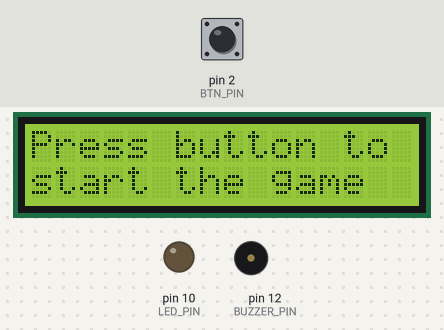
This sketch was run on a simulated Arduino Uno, built with avr-gcc and run on an emulated ATmega328P. Parts: 16×2 character LCD, output pins drawn as LEDs (lit = HIGH), buzzer (waves = sounding). Inputs (shaded band) come from the test bench; at power-on: pin 2 (BTN_PIN) HIGH. Random numbers use the default seed unless the sketch sets one; what the sketch prints to the serial monitor is not drawn.

Above: at 3.8 s.
3.9 s: pin 2 (BTN_PIN) pulled LOW for 0.15 s
At 4.8 s:
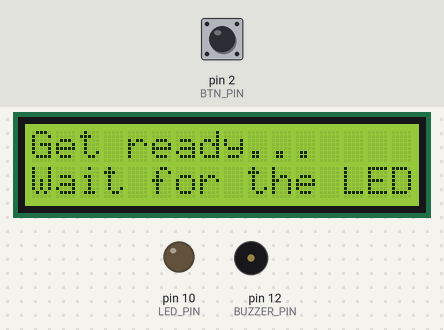
7.0 s: pin 2 (BTN_PIN) pulled LOW for 1 s
At 8.4 s:
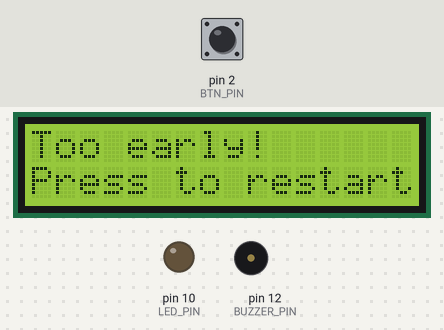
9.5 s: pin 2 (BTN_PIN) pulled LOW for 3.2 s
At 10.0 s:
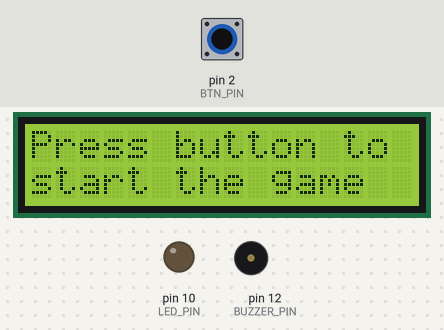
14.2 s: pin 2 (BTN_PIN) pulled LOW for 0.15 s
At 20.1 s:
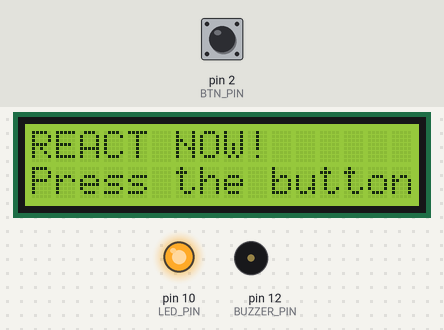
20.3 s: pin 2 (BTN_PIN) pulled LOW for 0.15 s
At 21.1 s:
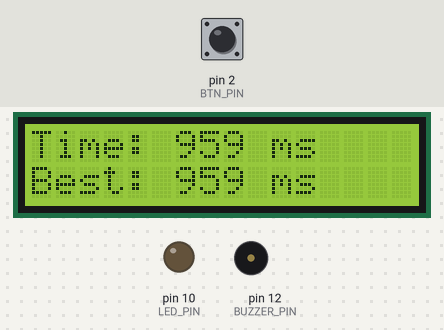
Timing chart, 0 to 22.9 s (numbered marks = the images above; inputs shaded):
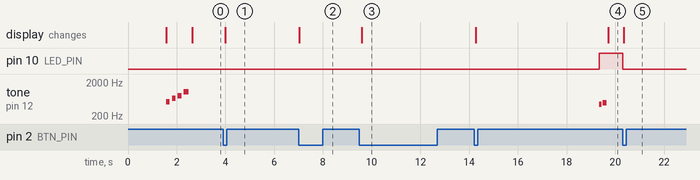

Measured:
- after the input at 3.9 s, the display: changes after 0.10 s (image 1)
- after the input at 9.5 s, the display: changes after 0.09 s (image 3)
- after the input at 14.2 s, pin 10 (LED_PIN): LOW → HIGH after 5.1 s; tone on pin 12 (BUZZER_PIN): silent → 440 Hz after 5.1 s, → silent 0.10 s later, → 494 Hz 0.05 s later, → silent 0.15 s later; the display: first changes after 0.08 s (image 4 shows a later state)
- after the input at 20.3 s, pin 10 (LED_PIN): HIGH → LOW at once; the display: changes at once (image 5)

The sketch:

reaction_time_project_code.ino
```cpp
//view simulation at: https://www.tinkercad.com/things/iZnFs5UJflk-reaction-time-project/editel?returnTo=%2Fthings%2FiZnFs5UJflk-reaction-tome-project
// Pin Connections:
// LCD (16x2) -> RS: 7, E: 6, D4: 5, D5: 4, D6: 3, D7: 2 (connected to Arduino)(Changed D7 to pin 13)
// LED -> Connected to pin 10
// Pushbutton -> Connected to pin 13 (active LOW with internal pull-up) Changed to pin 2 (supports interrupts)
// VCC & GND of LCD -> Connected to 5V & GND respectively
// LED Anode -> Connected to pin 10 via a current-limiting resistor
// LED Cathode -> Connected to GND
//BUZZER -> Connected to D12

#include <LiquidCrystal.h>

// Pin definitions
#define RS 7
#define EN 6
#define D4 5
#define D5 4
#define D6 3
#define D7 13
#define BTN_PIN 2
#define LED_PIN 10
#define BUZZER_PIN 12

// Timing constants
#define DISP_REFRESH_INTERVAL 150  // Refresh interval for LCD status (in ms)
#define DEBOUNCE_TIME 50           // Reduced debounce time for faster response (in ms)
#define TIMEOUT_DURATION 5000      // Timeout duration if player doesn't react (in ms)
#define MIN_WAIT_TIME 2000         // Minimum wait time before LED turns on (in ms)
#define MAX_WAIT_TIME 6000         // Maximum wait time before LED turns on (in ms)

// Sound constants
#define NOTE_C5  523   // C5 note
#define NOTE_E5  659   // E5 note
#define NOTE_G5  784   // G5 note
#define NOTE_C6  1047  // C6 note
#define NOTE_A4  440   // A4 note
#define NOTE_B4  494   // B4 note
#define NOTE_F5  698   // F5 note

// Increased durations for better sound playback
#define TONE_DURATION_VERY_SHORT 100  // Very short beep (increased from 40ms)
#define TONE_DURATION_SHORT 150       // Short beep duration (increased from 80ms)
#define TONE_DURATION_MEDIUM 200      // Medium beep duration (increased from 150ms)

// Game state variables
volatile int mode = 0;             // 0 = idle, 1 = waiting for LED, 2 = LED on, 3 = game ended, 4 = timeout
volatile long gameStartTime = -1;  // Time when the game starts
volatile long randomWaitTime = -1; // Random wait time before turning on LED
volatile long buttonPressTime = -1;// Time when the button is pressed
volatile long lastInterrupt = -1;  // Last interrupt time for debouncing
volatile bool rushed = false;      // Flag for early button press

long highscore = 5000;             // Initial highscore (in milliseconds)
long reactionTime = -1;            // Reaction time of the current round
long lastDisplayRefresh = 0;       // Tracks the last display refresh time
int gamesPlayed = 0;               // Count of games played
long totalReactionTime = 0;        // Sum of all reaction times for average calculation

// Initialize the LCD
LiquidCrystal lcd(RS, EN, D4, D5, D6, D7);

void setup() {
  // Configure pins
  pinMode(BTN_PIN, INPUT_PULLUP);  // Enable internal pull-up resistor for the button
  pinMode(LED_PIN, OUTPUT);        // Set LED pin as output
  pinMode(BUZZER_PIN, OUTPUT);     // Set buzzer pin as output

  // Initialize the LCD
  lcd.begin(16, 2);
  showWelcomeScreen();

  // Play a pleasant startup melody
  playStartupMelody();

  // Attach interrupt for button press (active LOW)
  attachInterrupt(digitalPinToInterrupt(BTN_PIN), buttonPressed, FALLING);

  // Initialize random seed with analog noise
  randomSeed(analogRead(A0));

  // Initialize variables
  lastInterrupt = millis();
  Serial.begin(9600);              // Enable serial debugging
}

void playNote(int note, int duration) {
  tone(BUZZER_PIN, note, duration);
  delay(duration + 20);  // Added extra delay to ensure tone completes
  noTone(BUZZER_PIN);    // Explicitly stop tone
}

void playStartupMelody() {
  playNote(NOTE_C5, TONE_DURATION_SHORT);
  delay(70);  // Increased delay between notes
  playNote(NOTE_E5, TONE_DURATION_SHORT);
  delay(70);  // Increased delay between notes
  playNote(NOTE_G5, TONE_DURATION_SHORT);
  delay(70);  // Increased delay between notes
  playNote(NOTE_C6, TONE_DURATION_MEDIUM);
  delay(120); // Increased final delay
}

void playSuccessMelody() {
  playNote(NOTE_C5, TONE_DURATION_VERY_SHORT);
  delay(40);  // Increased delay between notes
  playNote(NOTE_E5, TONE_DURATION_VERY_SHORT);
  delay(40);  // Increased delay between notes
  playNote(NOTE_G5, TONE_DURATION_SHORT);
  delay(100); // Added delay after final note
}

void playNewHighScoreMelody() {
  playNote(NOTE_C5, TONE_DURATION_SHORT);
  delay(40);  // Increased delay between notes
  playNote(NOTE_E5, TONE_DURATION_SHORT);
  delay(40);  // Increased delay between notes
  playNote(NOTE_G5, TONE_DURATION_SHORT);
  delay(40);  // Increased delay between notes
  playNote(NOTE_C6, TONE_DURATION_SHORT);
  delay(60);  // Increased delay between notes
  playNote(NOTE_G5, TONE_DURATION_SHORT);
  delay(40);  // Increased delay between notes
  playNote(NOTE_C6, TONE_DURATION_MEDIUM);
  delay(100); // Added delay after final note
}

void playReadyTone() {
  // Play a gentle "ready" tone
  playNote(NOTE_G5, TONE_DURATION_SHORT);
  delay(50);  // Added delay after tone
}

void playFailTone() {
  // Play a gentle descending tone for failure
  playNote(NOTE_E5, TONE_DURATION_SHORT);
  delay(70);  // Increased delay between notes
  playNote(NOTE_C5, TONE_DURATION_MEDIUM);
  delay(100); // Added delay after final note
}

void playLEDOnTone() {
  // Distinct but gentle tone when LED turns on
  playNote(NOTE_A4, TONE_DURATION_VERY_SHORT);
  delay(30);  // Increased delay between notes
  playNote(NOTE_B4, TONE_DURATION_SHORT);
  delay(50);  // Added delay after final note
}

void showWelcomeScreen() {
  lcd.clear();
  lcd.setCursor(0, 0);
  lcd.print("Reaction Tester!");
  lcd.setCursor(0, 1);
  lcd.print("    Welcome!    ");
  delay(1500);
  lcd.clear();
}

void buttonPressed() {
  long currentTime = millis();

  // Simple debounce
  if (currentTime - lastInterrupt < DEBOUNCE_TIME) {
    return;
  }

  lastInterrupt = currentTime;
  Serial.println("Button Pressed!");

  switch (mode) {
    case 0: // Idle mode
      startGame();
      playReadyTone();
      break;
    case 1: // Waiting mode (LED off) - Rushing!
      rushed = true;
      mode = 4;
      playFailTone();
      break;
    case 2: // React mode (LED on)
      buttonPressTime = currentTime;
      playSuccessMelody();
      endGame();
      break;
    case 3: // Game ended mode
    case 4: // Timeout/Rush mode
      mode = 0; // Reset to idle
      playReadyTone();
      break;
  }
}

void startGame() {
  randomWaitTime = random(MIN_WAIT_TIME, MAX_WAIT_TIME); // 2-6 seconds wait
  gameStartTime = millis();         // Record the game start time
  digitalWrite(LED_PIN, LOW);       // Ensure the LED is off
  mode = 1;                         // Transition to "waiting for LED" mode
  rushed = false;                   // Reset Rush flag
  Serial.print("Wait time: ");
  Serial.println(randomWaitTime);
}

void endGame() {
  digitalWrite(LED_PIN, LOW);       // Turn off the LED
  mode = 3;                         // Transition to "game ended" mode

  // Calculate and update statistics
  reactionTime = buttonPressTime - (gameStartTime + randomWaitTime);

  // Play special melody for new high score
  if (reactionTime < highscore && reactionTime > 0) {
    highscore = reactionTime;
    delay(300);  // Small delay after the success sound
    playNewHighScoreMelody();
  }

  if (reactionTime > 0) {
    gamesPlayed++;
    totalReactionTime += reactionTime;
  }
}

void updateDisplay() {
  lcd.clear();

  switch (mode) {
    case 0: // Idle mode
      lcd.setCursor(0, 0);
      lcd.print("Press button to");
      lcd.setCursor(0, 1);
      lcd.print("start the game");
      break;

    case 1: // Waiting mode
      lcd.setCursor(0, 0);
      lcd.print("Get ready...");
      lcd.setCursor(0, 1);
      lcd.print("Wait for the LED");
      break;

    case 2: // React mode
      lcd.setCursor(0, 0);
      lcd.print("REACT NOW!");
      lcd.setCursor(0, 1);
      lcd.print("Press the button!");
      break;

    case 3: // Game ended mode
      lcd.setCursor(0, 0);
      lcd.print("Time: ");
      lcd.print(reactionTime);
      lcd.print(" ms");

      lcd.setCursor(0, 1);
      lcd.print("Best: ");
      lcd.print(highscore);
      lcd.print(" ms");
      break;

    case 4: // Timeout or Rushing mode
      lcd.setCursor(0, 0);
      if (rushed) {
        lcd.print("Too early!");
      } else {
        lcd.print("Too slow!");
      }
      lcd.setCursor(0, 1);
      lcd.print("Press to restart");
      break;
  }
}

void loop() {
  long current = millis();

  // Debug mode value
  if (current % 1000 == 0) {  // Print once per second to reduce serial spam
    Serial.print("Mode: ");
    Serial.println(mode);
  }

  // Refresh the display periodically
  if (current - lastDisplayRefresh > DISP_REFRESH_INTERVAL) {
    updateDisplay();
    lastDisplayRefresh = current;
  }

  // Handle game state transitions
  if (mode == 1) {
    if (current >= gameStartTime + randomWaitTime) {
      // Time to turn on LED
      digitalWrite(LED_PIN, HIGH);
      playLEDOnTone();  // Play a pleasant tone when LED turns on
      mode = 2;  // LED on mode
    }
  } else if (mode == 2) {
    if (current >= gameStartTime + randomWaitTime + TIMEOUT_DURATION) {
      // Player took too long to react
      digitalWrite(LED_PIN, LOW);
      playFailTone();  // Play gentle failure tone
      mode = 4;  // Timeout mode
      rushed = false;
    }
  }
}
```
